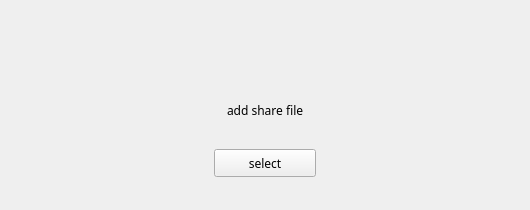
<?xml version="1.0" encoding="UTF-8"?>
<ui version="4.0">
 <class>FileSelectionWidget</class>
 <widget class="QWidget" name="FileSelectionWidget">
  <property name="geometry">
   <rect>
    <x>0</x>
    <y>0</y>
    <width>530</width>
    <height>210</height>
   </rect>
  </property>
  <property name="sizePolicy">
   <sizepolicy hsizetype="Fixed" vsizetype="Preferred">
    <horstretch>0</horstretch>
    <verstretch>0</verstretch>
   </sizepolicy>
  </property>
  <property name="windowTitle">
   <string>Form</string>
  </property>
  <property name="autoFillBackground">
   <bool>true</bool>
  </property>
  <property name="styleSheet">
   <string notr="true"/>
  </property>
  <layout class="QVBoxLayout" name="verticalLayout_2">
   <property name="spacing">
    <number>0</number>
   </property>
   <property name="leftMargin">
    <number>5</number>
   </property>
   <property name="topMargin">
    <number>5</number>
   </property>
   <property name="rightMargin">
    <number>5</number>
   </property>
   <property name="bottomMargin">
    <number>5</number>
   </property>
   <item>
    <widget class="QWidget" name="FileSelectionWidgetContainer" native="true">
     <property name="sizePolicy">
      <sizepolicy hsizetype="Fixed" vsizetype="Fixed">
       <horstretch>0</horstretch>
       <verstretch>0</verstretch>
      </sizepolicy>
     </property>
     <property name="minimumSize">
      <size>
       <width>520</width>
       <height>200</height>
      </size>
     </property>
     <property name="maximumSize">
      <size>
       <width>520</width>
       <height>200</height>
      </size>
     </property>
     <layout class="QVBoxLayout" name="verticalLayout">
      <property name="spacing">
       <number>10</number>
      </property>
      <property name="leftMargin">
       <number>0</number>
      </property>
      <property name="topMargin">
       <number>30</number>
      </property>
      <property name="rightMargin">
       <number>0</number>
      </property>
      <property name="bottomMargin">
       <number>20</number>
      </property>
      <item>
       <widget class="QWidget" name="IconContainer" native="true">
        <layout class="QHBoxLayout" name="horizontalLayout_3">
         <property name="spacing">
          <number>0</number>
         </property>
         <property name="leftMargin">
          <number>0</number>
         </property>
         <property name="topMargin">
          <number>0</number>
         </property>
         <property name="rightMargin">
          <number>0</number>
         </property>
         <property name="bottomMargin">
          <number>0</number>
         </property>
         <item>
          <spacer name="horizontalSpacer">
           <property name="orientation">
            <enum>Qt::Horizontal</enum>
           </property>
           <property name="sizeHint" stdset="0">
            <size>
             <width>40</width>
             <height>20</height>
            </size>
           </property>
          </spacer>
         </item>
         <item>
          <widget class="QLabel" name="FileIconLabel">
           <property name="text">
            <string/>
           </property>
           <property name="pixmap">
            <pixmap resource="res.qrc">:/res/images/ic_folder.png</pixmap>
           </property>
           <property name="alignment">
            <set>Qt::AlignCenter</set>
           </property>
          </widget>
         </item>
         <item>
          <spacer name="horizontalSpacer_2">
           <property name="orientation">
            <enum>Qt::Horizontal</enum>
           </property>
           <property name="sizeHint" stdset="0">
            <size>
             <width>40</width>
             <height>20</height>
            </size>
           </property>
          </spacer>
         </item>
        </layout>
       </widget>
      </item>
      <item>
       <widget class="QWidget" name="MidWidget" native="true">
        <property name="sizePolicy">
         <sizepolicy hsizetype="Preferred" vsizetype="Preferred">
          <horstretch>0</horstretch>
          <verstretch>0</verstretch>
         </sizepolicy>
        </property>
        <layout class="QHBoxLayout" name="horizontalLayout_2">
         <property name="spacing">
          <number>0</number>
         </property>
         <property name="leftMargin">
          <number>0</number>
         </property>
         <property name="topMargin">
          <number>0</number>
         </property>
         <property name="rightMargin">
          <number>0</number>
         </property>
         <property name="bottomMargin">
          <number>0</number>
         </property>
         <item>
          <spacer name="horizontalSpacer_3">
           <property name="orientation">
            <enum>Qt::Horizontal</enum>
           </property>
           <property name="sizeHint" stdset="0">
            <size>
             <width>40</width>
             <height>20</height>
            </size>
           </property>
          </spacer>
         </item>
         <item>
          <widget class="QLabel" name="ShareFileNameLabel">
           <property name="sizePolicy">
            <sizepolicy hsizetype="Preferred" vsizetype="Preferred">
             <horstretch>0</horstretch>
             <verstretch>0</verstretch>
            </sizepolicy>
           </property>
           <property name="font">
            <font>
             <family>Microsoft YaHei</family>
            </font>
           </property>
           <property name="text">
            <string>add share file</string>
           </property>
           <property name="alignment">
            <set>Qt::AlignLeading|Qt::AlignLeft|Qt::AlignVCenter</set>
           </property>
          </widget>
         </item>
         <item>
          <spacer name="horizontalSpacer_4">
           <property name="orientation">
            <enum>Qt::Horizontal</enum>
           </property>
           <property name="sizeHint" stdset="0">
            <size>
             <width>40</width>
             <height>20</height>
            </size>
           </property>
          </spacer>
         </item>
        </layout>
       </widget>
      </item>
      <item>
       <widget class="QWidget" name="BottomWidget" native="true">
        <property name="sizePolicy">
         <sizepolicy hsizetype="Preferred" vsizetype="Preferred">
          <horstretch>0</horstretch>
          <verstretch>0</verstretch>
         </sizepolicy>
        </property>
        <layout class="QHBoxLayout" name="horizontalLayout">
         <property name="spacing">
          <number>0</number>
         </property>
         <property name="leftMargin">
          <number>0</number>
         </property>
         <property name="topMargin">
          <number>0</number>
         </property>
         <property name="rightMargin">
          <number>0</number>
         </property>
         <property name="bottomMargin">
          <number>0</number>
         </property>
         <item>
          <spacer name="horizontalSpacer_5">
           <property name="orientation">
            <enum>Qt::Horizontal</enum>
           </property>
           <property name="sizeHint" stdset="0">
            <size>
             <width>40</width>
             <height>20</height>
            </size>
           </property>
          </spacer>
         </item>
         <item>
          <widget class="QPushButton" name="ShareFileSelectButton">
           <property name="sizePolicy">
            <sizepolicy hsizetype="Fixed" vsizetype="Fixed">
             <horstretch>0</horstretch>
             <verstretch>0</verstretch>
            </sizepolicy>
           </property>
           <property name="minimumSize">
            <size>
             <width>102</width>
             <height>28</height>
            </size>
           </property>
           <property name="maximumSize">
            <size>
             <width>102</width>
             <height>28</height>
            </size>
           </property>
           <property name="font">
            <font>
             <family>Microsoft YaHei</family>
            </font>
           </property>
           <property name="text">
            <string>select</string>
           </property>
          </widget>
         </item>
         <item>
          <spacer name="horizontalSpacer_6">
           <property name="orientation">
            <enum>Qt::Horizontal</enum>
           </property>
           <property name="sizeHint" stdset="0">
            <size>
             <width>40</width>
             <height>20</height>
            </size>
           </property>
          </spacer>
         </item>
        </layout>
       </widget>
      </item>
     </layout>
    </widget>
   </item>
  </layout>
 </widget>
 <resources>
  <include location="res.qrc"/>
 </resources>
 <connections/>
</ui>
